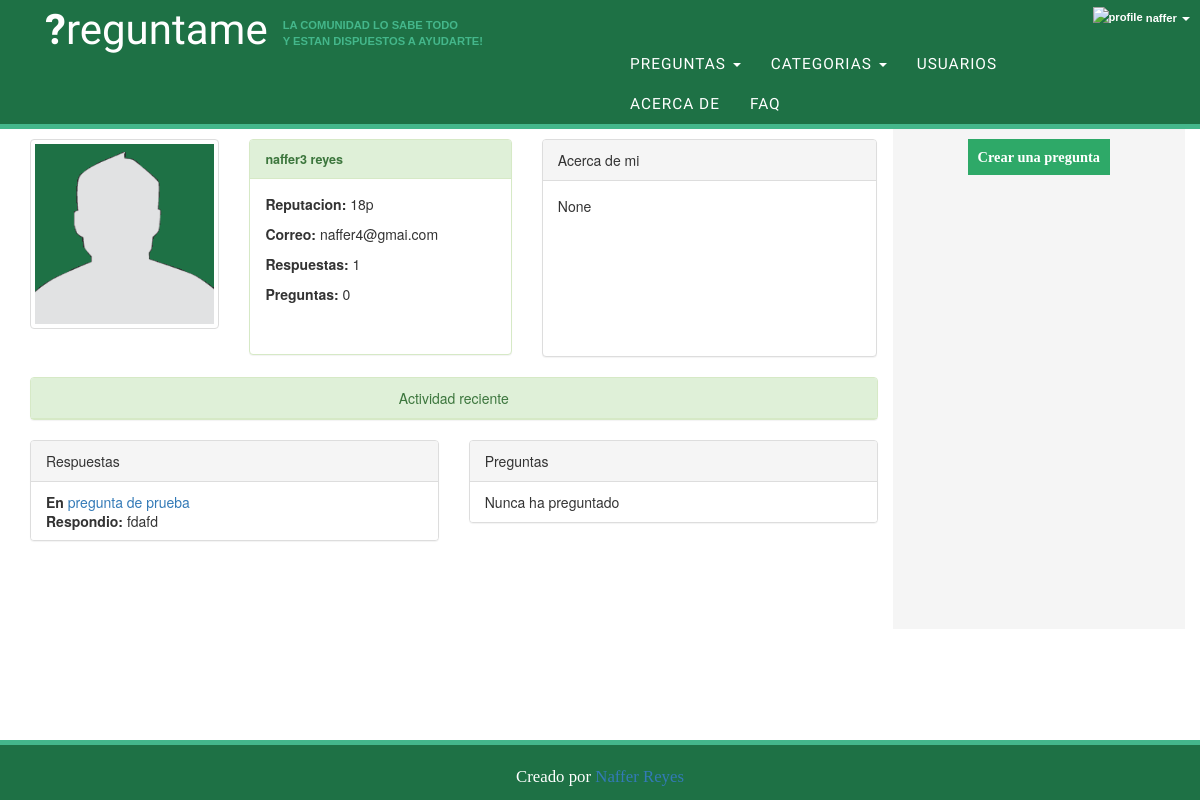
/accounts/profile/7/naffer3/ (signed in), run on the app's committed database.
### accounts/models.py (models this page shows, shortened)
class UserDetail(models.Model):
	user = models.OneToOneField(User, related_name='details', unique=True)
	rating = models.IntegerField(default=1)
	profile_image = models.ImageField(upload_to=get_image_path, default='/static/img/profile.png')
	email = models.EmailField()
	first_name = models.CharField(max_length=50)
	last_name = models.CharField(max_length=50)
	about_me = models.TextField(blank=True, null=True)
	class Meta:
		unique_together = ('user', 'rating')

### askme/models.py (models this page shows, shortened)
class Answer(models.Model):
	user = models.ForeignKey(User, related_name='answers')
	ask = models.ForeignKey(Ask, related_name='answers')
	content = models.TextField()
	answer_pub_date = models.DateTimeField(auto_now_add=True)
	votes = models.IntegerField(default=0)
	slug = models.SlugField(max_length='255', blank=True, default='')
	class Meta:
		unique_together = ('ask', 'content')

class Ask(models.Model):
	user = models.ForeignKey(User, related_name='asks')
	issue = models.CharField(max_length=150)
	description = models.TextField()
	pub_date = models.DateTimeField(auto_now_add=True)
	popularity = models.IntegerField(default=0)
	category = models.ForeignKey(Category, related_name='asks')
	slug = models.SlugField(max_length='255', blank=True)
	objects = AskManager()
	class Meta:
		unique_together = ('user', 'issue')

### accounts/views.py (the view)
# urls.py: url(r'^profile/(?P<pk>\d+)/(?P<username>\w+)/$', ProfileView.as_view(),
class ProfileView(generic.DetailView):
	model = UserDetail
	template_name = 'accounts/profile_detail.html'
	def get_detail(self, pk):
		try:
			user = self.model.objects.get(
				pk=pk
			)
		except UserDetail.DoesNotExist:
			raise Http404
		else:
			return user
	def get(self, request, *args, **kwargs):
		self.object = self.get_detail(kwargs['pk'])
		return super(ProfileView, self).get(request, *args, **kwargs)
	def get_context_data(self, **kwargs):
		context = super(ProfileView, self).get_context_data(**kwargs)
		context['profile_user'] = User.objects.get(username=self.kwargs['username'])
		return context

### askme/context_processors.py (called while the page is built)
def menu(request):
	menu = {'menu': []}
	for c in Category.objects.all():
		menu['menu'].append(
			{
			'title': c.title,
			'url': reverse('askme:category', args=[c.slug])
			})
	return menu

### askme/models.py (called while the page is built)
	def get_queryset(self):
		return AskQuerySet(self.model, using=self._db)

### accounts/templates/accounts/profile_detail.html (shortened to what this page needs)
{% extends "_layouts/base.html" %}
{% load static %}
{% block main %}
	<div class="row">
		<div class="col-sm-3">
			<img src="{{ object.profile_image.url }}" alt="Imagen de perfil" class="img-thumbnail image">
		</div>
		<div class="col-sm-4">
			<div class="panel panel-success">
				<div class="panel-heading">
					<p class="user_name">
						{{ object.first_name }} {{ object.last_name }}
					</p>
				</div>
				<div class="panel-body panel-height">
					<p><strong>Reputacion:</strong> {{ object.rating }}p</p>
					<p><strong>Correo:</strong> {{ object.email }}</p>
					<p><strong>Respuestas:</strong> {{ profile_user.answers.count }}</p>
					<p><strong>Preguntas:</strong> {{ profile_user.asks.count }}</p>
				</div>
			</div>
		</div>
		<div class="col-sm-5">
			<div class="panel panel-default">
				<div class="panel-heading">
					Acerca de mi
				</div>
				<div class="panel-body panel-height">
					<p>{{ object.about_me|safe }}</p>
				</div>
			</div>
		</div>
	</div>
	<div class="row">
		<div class="col-sm-12">
			<div class="panel panel-success">
				<div class="panel-heading title">
					Actividad reciente
				</div>
			</div>
		</div>
	</div>
	<div class="row">
		<div class="col-sm-6">
			<div class="panel panel-default">
				<div class="panel-heading">Respuestas</div>
				<ul class="list-group">
					{% for answer in profile_user.answers.all|slice:':5' %}
						<li class="list-group-item"><strong>En</strong> <a href="#" class="list-group-item-heading">{{ answer.ask.issue|safe }}</a><p class="list-group-item-text"><strong>Respondio: </strong>{{ answer.content|truncatechars:100|safe }}</p></li>
					{% empty %}
						<li class="list-group-item">
							Nunca ha respondido
						</li>
					{% endfor %}
				</ul>
			</div>
		</div>
		<div class="col-sm-6">
			<div class="panel panel-default">
				<div class="panel-heading">Preguntas</div>
				<ul class="list-group">
					{% for ask in profile_user.asks.all|slice:':10' %}
						<li class="list-group-item"><a href="#">{{ ask.issue }}</a></li>
					{% empty %}
						<li class="list-group-item">
							Nunca ha preguntado
						</li>
					{% endfor %}
				</ul>
			</div>
		</div>
	</div>
{% endblock main %}
{% block side %}
<div class="titulo-side crear">
	<h4><br/><a id="crear-pregunta" href="{% url 'askme:create' %}">Crear una pregunta</a></h4>
</div>
{% endblock side %}

### templates/_layouts/base.html (shortened to what this page needs)
<!DOCTYPE html>
<html lang="en">
<head>
	{% load staticfiles %}
	<link rel="stylesheet" type="text/css" href="{% static "css/normalize.css" %}">
	<link rel="stylesheet" type="text/css" href="{% static "css/bootstrap.min.css" %}">
	<link rel="stylesheet" type="text/css" href="{% static "css/style.css" %}">
	<link rel="stylesheet" type="text/css" href="{% static "css/position.css" %}">
</head>
	<div class="container-fluid">
		<div class="row all-header">
			<div class="col-lg-6 col-md-5 col-sm-12">
				<div class="navbar-header">
					<a id="brand" class="navbar-brand" href="{% url 'askme:asks' %}"><strong>?</strong>reguntame</a>
					<p id="slogan">LA COMUNIDAD LO SABE TODO <br>Y ESTAN DISPUESTOS A AYUDARTE!</p>
				</div>
			</div>
			<div class="col-lg-6 col-md-7 col-sm-12">
				<div class="row">
					<div class="col-lg-12 col-md-12 col-sm-12 col-xs-12">
						{% if user.is_authenticated %}
							<ul class="nav navbar-nav navbar-right">
								<li class="dropdown"><a id="user-option" href="#" class="dropdown-toggle" data-toggle="dropdown"><img id="user-img" src="{{ user.details.profile_image.url }}" alt="profile"> {{ user.username }} <b class="caret"></b></a>
				                </li>
							</ul>
						{% else %}
							<div class="anonymous">
								<a class="log-area" href="{% url 'accounts:login' %}">Ingresa</a>
								<a class="log-area" href="{% url 'accounts:signup' %}">Regístrate</a>
							</div>
						{% endif %}
					</div>
				</div>
				<div class="row">
					<div class="col-md-12 menu">
						<div id="menu-nav">
							<ul class="nav navbar-nav">
								<li class="dropdown">
									<a href="#" class="dropdown-toggle" data-toggle="dropdown" role="button" aria-expanded="false">PREGUNTAS <span class="caret"></span></a>
								<li class="dropdown">
									<a href="#" class="dropdown-toggle" data-toggle="dropdown" role="button" aria-expanded="false">CATEGORIAS <span class="caret"></span></a>
						        </li>
								<li><a href="{% url 'accounts:users' %}">USUARIOS</a></li>
								<li><a href="#">ACERCA DE</a></li>
								<li><a href="#">FAQ</a></li>
							</ul>
						</div>
					</div>
				</div>
			</div>
		</div>
	</div>
	<div class="container">
		<div class="row contenedor-principal">
			<div class="col-md-9 main">
				{% block main %}
				{% endblock main %}
			</div>
			<div class="col-md-3 side">
				{% block side %}
				{% endblock side %}
			</div>
		</div>
	</div>
	<footer class="footer">
		<p>Creado por <a href="#">Naffer Reyes</a></p>
	</footer>
</body>
</html>

### static/css/style.css (style rules this page uses)
.all-header { background-color: #1e7145; border-bottom: 5px solid #44B78B; }
#brand { color: #fff; font-family: 'Lobster', Verdana, Geneva, sans-serif; font-size: 3em; }
.nav > li > a { color: #fff; font-family: 'Passion One', cursive, Arial, Helvetica, sans-serif; font-size: 1.1em; letter-spacing: 1px; }
#slogan { color: #44B78B; font-family: 'Tahoma', Geneva, sans-serif; font-weight: bold; font-size: 0.8em; }
#user-option { font-size: 0.8em; font-family: Verdana,Geneva,sans-serif; font-weight: bold; letter-spacing: 0; }
.contenedor-principal { background-color: #F5F5F5; }
.main { background-color: #FFF; }
#crear-pregunta { text-decoration: none; font-size: 0.8em; background-color: #2EA968; color : #fff; }
.side { background-color: #F5F5F5; font-family: Verdana; }
.titulo-side a { font-weight: bold; color: #2EA968; }
.user_name { font-size: 0.9em; font-weight: bold; }
footer { background-color: #1e7145; text-align: center; color: #fff; font-family: Tahoma; font-size: 1.2em; border-top: 5px solid #44B78B; }

### static/css/position.css (style rules this page uses)
#brand { margin: 5px 0 0 15px; }
#user-img { height: 17px; width: 15px; position: relative; top: -2px; }
.menu { padding-top: 10px; }
#menu-nav { float: right; margin-right: 70px; }
.menu ul li a { padding-bottom: 10px; padding-top: 10px; }
#slogan { float: left; margin-top: 17px; }
#user-option { padding: 5px; margin: 3px 5px 0 0; }
.main { min-height: 500px; padding-bottom: 25px; }
.main:first-child { padding-top: 10px; }
.contenedor-principal, .contenedor-principal-log { padding-top: 0px; }
#crear-pregunta { padding: 10px; }
.crear { text-align: center; margin-bottom: 20px; position: relative; top: -12px; }
.user_name { margin: 0; }
.panel-height { max-height: 175px; min-height: 175px; }
.image { max-height: 190px; min-height: 190px; width: 190px; }
footer { padding-top: 20px; }
.title { text-align: center; }
html { position: relative; min-height: 100%; }
.footer { position: absolute; bottom: 0; width: 100%; height: 60px; }

### data on the page
UserDetail: profile_image (placeholder picture), first_name "naffer3", last_name "reyes", rating "18", email "naffer4@gmai.com", about_me "None"
Answer: ask.issue "pregunta de prueba", content "fdafd"

### other printed values
{{ user.username }} "naffer"
{{ profile_user.answers.count }} "1"
{{ profile_user.asks.count }} "0"
